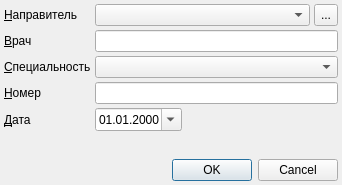
<?xml version="1.0" encoding="UTF-8"?>
<ui version="4.0">
 <class>ReferralEditDialog</class>
 <widget class="QDialog" name="ReferralEditDialog">
  <property name="geometry">
   <rect>
    <x>0</x>
    <y>0</y>
    <width>342</width>
    <height>185</height>
   </rect>
  </property>
  <property name="windowTitle">
   <string>Направление</string>
  </property>
  <layout class="QGridLayout" name="gridLayout">
   <property name="margin">
    <number>4</number>
   </property>
   <property name="spacing">
    <number>4</number>
   </property>
   <item row="3" column="0">
    <widget class="QLabel" name="lblSrcNumber">
     <property name="sizePolicy">
      <sizepolicy hsizetype="Maximum" vsizetype="Preferred">
       <horstretch>0</horstretch>
       <verstretch>0</verstretch>
      </sizepolicy>
     </property>
     <property name="text">
      <string>&amp;Номер</string>
     </property>
     <property name="buddy">
      <cstring>edtSrcNumber</cstring>
     </property>
    </widget>
   </item>
   <item row="0" column="0">
    <widget class="QLabel" name="lblSrcOrg">
     <property name="sizePolicy">
      <sizepolicy hsizetype="Maximum" vsizetype="Preferred">
       <horstretch>0</horstretch>
       <verstretch>0</verstretch>
      </sizepolicy>
     </property>
     <property name="text">
      <string>&amp;Направитель</string>
     </property>
     <property name="buddy">
      <cstring>cmbSrcOrg</cstring>
     </property>
    </widget>
   </item>
   <item row="5" column="0">
    <spacer name="verticalSpacer">
     <property name="orientation">
      <enum>Qt::Vertical</enum>
     </property>
     <property name="sizeHint" stdset="0">
      <size>
       <width>20</width>
       <height>0</height>
      </size>
     </property>
    </spacer>
   </item>
   <item row="4" column="1">
    <widget class="CDateEdit" name="edtSrcDate">
     <property name="sizePolicy">
      <sizepolicy hsizetype="Maximum" vsizetype="Fixed">
       <horstretch>0</horstretch>
       <verstretch>0</verstretch>
      </sizepolicy>
     </property>
     <property name="displayFormat">
      <string>dd.MM.yyyy</string>
     </property>
     <property name="calendarPopup">
      <bool>true</bool>
     </property>
    </widget>
   </item>
   <item row="4" column="0">
    <widget class="QLabel" name="lblSrcDate">
     <property name="sizePolicy">
      <sizepolicy hsizetype="Maximum" vsizetype="Preferred">
       <horstretch>0</horstretch>
       <verstretch>0</verstretch>
      </sizepolicy>
     </property>
     <property name="text">
      <string>&amp;Дата</string>
     </property>
     <property name="buddy">
      <cstring>edtSrcDate</cstring>
     </property>
    </widget>
   </item>
   <item row="0" column="1" colspan="2">
    <widget class="CPolyclinicComboBox" name="cmbSrcOrg"/>
   </item>
   <item row="0" column="3">
    <widget class="QToolButton" name="btnSelectSrcOrg">
     <property name="sizePolicy">
      <sizepolicy hsizetype="Fixed" vsizetype="Ignored">
       <horstretch>0</horstretch>
       <verstretch>0</verstretch>
      </sizepolicy>
     </property>
     <property name="text">
      <string>...</string>
     </property>
    </widget>
   </item>
   <item row="3" column="1" colspan="3">
    <widget class="QLineEdit" name="edtSrcNumber">
     <property name="maxLength">
      <number>16</number>
     </property>
    </widget>
   </item>
   <item row="4" column="2" colspan="2">
    <spacer name="horizontalSpacer">
     <property name="orientation">
      <enum>Qt::Horizontal</enum>
     </property>
     <property name="sizeHint" stdset="0">
      <size>
       <width>40</width>
       <height>20</height>
      </size>
     </property>
    </spacer>
   </item>
   <item row="6" column="0" colspan="4">
    <widget class="QDialogButtonBox" name="buttonBox">
     <property name="orientation">
      <enum>Qt::Horizontal</enum>
     </property>
     <property name="standardButtons">
      <set>QDialogButtonBox::Cancel|QDialogButtonBox::Ok</set>
     </property>
    </widget>
   </item>
   <item row="2" column="0">
    <widget class="QLabel" name="lblSrcSpeciality">
     <property name="text">
      <string>&amp;Специальность</string>
     </property>
     <property name="buddy">
      <cstring>cmbSrcSpeciality</cstring>
     </property>
    </widget>
   </item>
   <item row="2" column="1" colspan="3">
    <widget class="CRBComboBox" name="cmbSrcSpeciality"/>
   </item>
   <item row="1" column="0">
    <widget class="QLabel" name="lblSrcPerson">
     <property name="text">
      <string>&amp;Врач</string>
     </property>
     <property name="buddy">
      <cstring>edtSrcPerson</cstring>
     </property>
    </widget>
   </item>
   <item row="1" column="1" colspan="3">
    <widget class="QLineEdit" name="edtSrcPerson">
     <property name="maxLength">
      <number>64</number>
     </property>
    </widget>
   </item>
  </layout>
 </widget>
 <customwidgets>
  <customwidget>
   <class>CPolyclinicComboBox</class>
   <extends>QComboBox</extends>
   <header>Orgs/OrgComboBox.h</header>
  </customwidget>
  <customwidget>
   <class>CDateEdit</class>
   <extends>QDateEdit</extends>
   <header>library/DateEdit.h</header>
  </customwidget>
  <customwidget>
   <class>CRBComboBox</class>
   <extends>QComboBox</extends>
   <header>library/crbcombobox.h</header>
  </customwidget>
 </customwidgets>
 <tabstops>
  <tabstop>cmbSrcOrg</tabstop>
  <tabstop>btnSelectSrcOrg</tabstop>
  <tabstop>edtSrcPerson</tabstop>
  <tabstop>cmbSrcSpeciality</tabstop>
  <tabstop>edtSrcNumber</tabstop>
  <tabstop>edtSrcDate</tabstop>
  <tabstop>buttonBox</tabstop>
 </tabstops>
 <resources/>
 <connections>
  <connection>
   <sender>buttonBox</sender>
   <signal>accepted()</signal>
   <receiver>ReferralEditDialog</receiver>
   <slot>accept()</slot>
   <hints>
    <hint type="sourcelabel">
     <x>222</x>
     <y>142</y>
    </hint>
    <hint type="destinationlabel">
     <x>157</x>
     <y>160</y>
    </hint>
   </hints>
  </connection>
  <connection>
   <sender>buttonBox</sender>
   <signal>rejected()</signal>
   <receiver>ReferralEditDialog</receiver>
   <slot>reject()</slot>
   <hints>
    <hint type="sourcelabel">
     <x>290</x>
     <y>148</y>
    </hint>
    <hint type="destinationlabel">
     <x>286</x>
     <y>160</y>
    </hint>
   </hints>
  </connection>
 </connections>
</ui>
